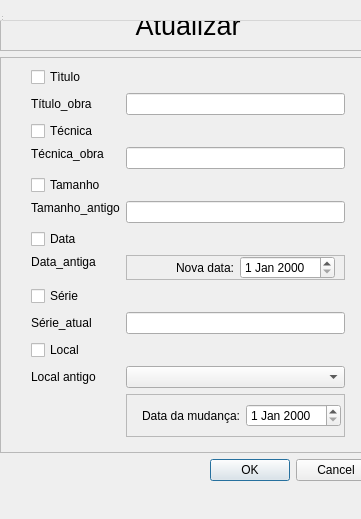
<?xml version="1.0" encoding="UTF-8"?>
<ui version="4.0">
 <class>Dialog</class>
 <widget class="QDialog" name="Dialog">
  <property name="geometry">
   <rect>
    <x>0</x>
    <y>0</y>
    <width>361</width>
    <height>519</height>
   </rect>
  </property>
  <property name="windowTitle">
   <string>MainWindow</string>
  </property>
  <widget class="QWidget" name="centralwidget">
   <layout class="QGridLayout" name="gridLayout_3">
    <item row="2" column="0">
     <widget class="QDialogButtonBox" name="buttonBox">
      <property name="standardButtons">
       <set>QDialogButtonBox::Cancel|QDialogButtonBox::Ok</set>
      </property>
     </widget>
    </item>
    <item row="1" column="0">
     <widget class="QFrame" name="frame">
      <property name="frameShape">
       <enum>QFrame::StyledPanel</enum>
      </property>
      <property name="frameShadow">
       <enum>QFrame::Raised</enum>
      </property>
      <layout class="QFormLayout" name="formLayout">
       <property name="labelAlignment">
        <set>Qt::AlignBottom|Qt::AlignLeading|Qt::AlignLeft</set>
       </property>
       <property name="formAlignment">
        <set>Qt::AlignCenter</set>
       </property>
       <property name="leftMargin">
        <number>30</number>
       </property>
       <property name="rightMargin">
        <number>30</number>
       </property>
       <item row="1" column="0">
        <widget class="QLabel" name="Titulo_antigo">
         <property name="text">
          <string>Título_obra</string>
         </property>
        </widget>
       </item>
       <item row="3" column="0">
        <widget class="QLabel" name="Tecnica_antiga">
         <property name="sizePolicy">
          <sizepolicy hsizetype="Preferred" vsizetype="Maximum">
           <horstretch>0</horstretch>
           <verstretch>0</verstretch>
          </sizepolicy>
         </property>
         <property name="text">
          <string>Técnica_obra</string>
         </property>
         <property name="alignment">
          <set>Qt::AlignHCenter|Qt::AlignTop</set>
         </property>
        </widget>
       </item>
       <item row="5" column="0">
        <widget class="QLabel" name="Tamanho_antigo">
         <property name="sizePolicy">
          <sizepolicy hsizetype="Preferred" vsizetype="Maximum">
           <horstretch>0</horstretch>
           <verstretch>0</verstretch>
          </sizepolicy>
         </property>
         <property name="text">
          <string>Tamanho_antigo</string>
         </property>
         <property name="alignment">
          <set>Qt::AlignHCenter|Qt::AlignTop</set>
         </property>
        </widget>
       </item>
       <item row="0" column="0">
        <widget class="QCheckBox" name="checkBox">
         <property name="text">
          <string>Tìtulo</string>
         </property>
        </widget>
       </item>
       <item row="2" column="0">
        <widget class="QCheckBox" name="checkBox_2">
         <property name="text">
          <string>Técnica</string>
         </property>
        </widget>
       </item>
       <item row="4" column="0">
        <widget class="QCheckBox" name="checkBox_3">
         <property name="text">
          <string>Tamanho</string>
         </property>
        </widget>
       </item>
       <item row="6" column="0">
        <widget class="QCheckBox" name="checkBox_4">
         <property name="text">
          <string>Data</string>
         </property>
        </widget>
       </item>
       <item row="10" column="0">
        <widget class="QCheckBox" name="checkBox_5">
         <property name="text">
          <string>Local</string>
         </property>
         <property name="checkable">
          <bool>true</bool>
         </property>
         <property name="checked">
          <bool>false</bool>
         </property>
        </widget>
       </item>
       <item row="11" column="0">
        <widget class="QLabel" name="label">
         <property name="text">
          <string>Local antigo</string>
         </property>
        </widget>
       </item>
       <item row="1" column="1">
        <widget class="QLineEdit" name="lineEdit"/>
       </item>
       <item row="3" column="1">
        <widget class="QLineEdit" name="lineEdit_2"/>
       </item>
       <item row="5" column="1">
        <widget class="QLineEdit" name="lineEdit_3"/>
       </item>
       <item row="8" column="0">
        <widget class="QCheckBox" name="checkBox_6">
         <property name="text">
          <string>Série</string>
         </property>
        </widget>
       </item>
       <item row="9" column="0">
        <widget class="QLabel" name="label_7">
         <property name="text">
          <string>Série_atual</string>
         </property>
        </widget>
       </item>
       <item row="9" column="1">
        <widget class="QLineEdit" name="lineEdit_4"/>
       </item>
       <item row="11" column="1">
        <widget class="QComboBox" name="comboBox"/>
       </item>
       <item row="13" column="0">
        <widget class="QFrame" name="frame_3">
         <property name="frameShape">
          <enum>QFrame::StyledPanel</enum>
         </property>
         <property name="frameShadow">
          <enum>QFrame::Raised</enum>
         </property>
        </widget>
       </item>
       <item row="12" column="1">
        <widget class="QFrame" name="frame_4">
         <property name="sizePolicy">
          <sizepolicy hsizetype="Minimum" vsizetype="Fixed">
           <horstretch>0</horstretch>
           <verstretch>0</verstretch>
          </sizepolicy>
         </property>
         <property name="maximumSize">
          <size>
           <width>3000</width>
           <height>400</height>
          </size>
         </property>
         <property name="layoutDirection">
          <enum>Qt::LeftToRight</enum>
         </property>
         <property name="frameShape">
          <enum>QFrame::StyledPanel</enum>
         </property>
         <property name="frameShadow">
          <enum>QFrame::Raised</enum>
         </property>
         <layout class="QFormLayout" name="formLayout_2">
          <property name="labelAlignment">
           <set>Qt::AlignRight|Qt::AlignTrailing|Qt::AlignVCenter</set>
          </property>
          <property name="formAlignment">
           <set>Qt::AlignRight|Qt::AlignTop|Qt::AlignTrailing</set>
          </property>
          <property name="horizontalSpacing">
           <number>6</number>
          </property>
          <property name="rightMargin">
           <number>9</number>
          </property>
          <item row="0" column="1">
           <widget class="QDateEdit" name="dateEdit_2">
            <property name="sizePolicy">
             <sizepolicy hsizetype="Fixed" vsizetype="Fixed">
              <horstretch>0</horstretch>
              <verstretch>0</verstretch>
             </sizepolicy>
            </property>
           </widget>
          </item>
          <item row="0" column="0">
           <widget class="QLabel" name="label_2">
            <property name="text">
             <string>Data da mudança:</string>
            </property>
           </widget>
          </item>
         </layout>
        </widget>
       </item>
       <item row="7" column="0">
        <widget class="QLabel" name="Data_antiga">
         <property name="sizePolicy">
          <sizepolicy hsizetype="Preferred" vsizetype="Maximum">
           <horstretch>0</horstretch>
           <verstretch>0</verstretch>
          </sizepolicy>
         </property>
         <property name="text">
          <string>Data_antiga</string>
         </property>
         <property name="alignment">
          <set>Qt::AlignCenter</set>
         </property>
         <property name="margin">
          <number>2</number>
         </property>
        </widget>
       </item>
       <item row="7" column="1">
        <widget class="QFrame" name="frame_5">
         <property name="frameShape">
          <enum>QFrame::StyledPanel</enum>
         </property>
         <property name="frameShadow">
          <enum>QFrame::Raised</enum>
         </property>
         <layout class="QGridLayout" name="gridLayout_2">
          <property name="topMargin">
           <number>0</number>
          </property>
          <property name="bottomMargin">
           <number>0</number>
          </property>
          <item row="0" column="2">
           <widget class="QDateEdit" name="dateEdit">
            <property name="sizePolicy">
             <sizepolicy hsizetype="Maximum" vsizetype="Fixed">
              <horstretch>0</horstretch>
              <verstretch>0</verstretch>
             </sizepolicy>
            </property>
           </widget>
          </item>
          <item row="0" column="0">
           <widget class="QLabel" name="label_3">
            <property name="text">
             <string>Nova data:</string>
            </property>
            <property name="alignment">
             <set>Qt::AlignRight|Qt::AlignTrailing|Qt::AlignVCenter</set>
            </property>
           </widget>
          </item>
         </layout>
        </widget>
       </item>
      </layout>
     </widget>
    </item>
    <item row="0" column="0">
     <widget class="QFrame" name="frame_2">
      <property name="sizePolicy">
       <sizepolicy hsizetype="Preferred" vsizetype="Maximum">
        <horstretch>0</horstretch>
        <verstretch>0</verstretch>
       </sizepolicy>
      </property>
      <property name="frameShape">
       <enum>QFrame::StyledPanel</enum>
      </property>
      <property name="frameShadow">
       <enum>QFrame::Raised</enum>
      </property>
      <layout class="QVBoxLayout" name="verticalLayout">
       <item>
        <widget class="QLabel" name="label_4">
         <property name="font">
          <font>
           <pointsize>20</pointsize>
          </font>
         </property>
         <property name="text">
          <string>Atualizar</string>
         </property>
         <property name="alignment">
          <set>Qt::AlignHCenter|Qt::AlignTop</set>
         </property>
        </widget>
       </item>
      </layout>
     </widget>
    </item>
   </layout>
  </widget>
  <widget class="QMenuBar" name="menubar">
   <property name="geometry">
    <rect>
     <x>0</x>
     <y>0</y>
     <width>361</width>
     <height>21</height>
    </rect>
   </property>
  </widget>
  <widget class="QStatusBar" name="statusbar"/>
 </widget>
 <resources/>
 <connections/>
</ui>
